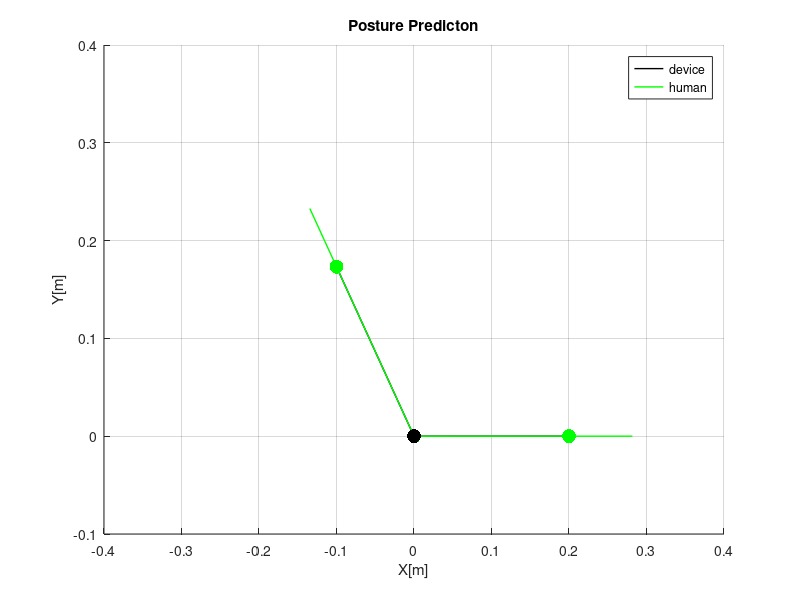

Reproduce this figure in MATLAB. (Note: this script raises an error after producing the figure.)
clc
clear 
close all

%% import - result.txt로 계산데이터 저장

G1 = importdata('result.txt');

%% input - 원하는 각도 1도 단위로 입력(베이스링크, 팔꿈치)

device_baselink_angle = 0
device_elbow_angle = 120

%% 상수 73kg, 1741mm 남성

L_h_u = 0.2817; % 신체 상완 길이(m)
L_h_f = 0.2689; % 신체 전완 길이(m)
L_d_u = 0.2; % 디바이스 상완 길이(m)
L_d_f = 0.2; % 디바이스 전완 길이(m)

m_h_u = 1.9783; % 신체 상완 질량(kg)
m_h_f = 1.1826; % 신체 전완 질량(kg)
m_d_u = 2; % 디바이스 상완 질량(kg)
m_d_f = 2; % 디바이스 전완 질량(kg)

G_h_u = 0.4228; % 신체 상완 무게중심 위치
G_h_f = 0.4574; % 신체 전완 무게중심 위치
G_d_u = 0.5; % 로봇 상완 무게중심 위치
G_d_f = 0.5; % 로봇 전완 무게중심 위치

K_u = 10000; % 신체 상완 길이방향 스프링강성(N/m)
K_f = 10000; % 신체 전완 길이방향 스프링강성(N/m)
K_t_u = 10000; % 신체 상완 비틀림 스프링강성(N*m/rad)
K_t_f = 10000; % 신체 전완 비틀림 스프링강성(N*m/rad)
q_u_0 = 0; % 신체 상완 비틀림 스프링 각도 초기값(rad)
q_f_0 = 0; % 신체 전완 비틀림 스프링 각도 초기값(rad)

g = 9.81; % 중력가속도(m/s^2)

l_s_u_0 = L_h_u - L_d_u ; % 신체 상완 스프링 길이 초기값(m) 
l_s_f_0 = L_h_f - L_d_f ; % 신체 전완 스프링 길이 초기값(m)

%% 각 변수들 상관관계(수학적 모델링에서 도출되는 수식)

% result에 저장된 값 찾아서 호출
q_u = deg2rad(G1(find(G1(:,1)==device_baselink_angle&G1(:,2)==device_elbow_angle),4));  
q_f = deg2rad(G1(find(G1(:,1)==device_baselink_angle&G1(:,2)==device_elbow_angle),5)); 

d_d = deg2rad(device_elbow_angle);

l_s_u = (L_h_u*sin(q_f - d_d + q_u) + L_d_f*sin(q_f) + L_d_u*sin(d_d - q_f))/sin(q_f - d_d + q_u);
l_s_f = (L_h_f*sin(q_f - d_d + q_u) + L_d_u*sin(q_u) + L_d_f*sin(d_d - q_u))/sin(q_f - d_d + q_u);

h_d = d_d - q_u - q_f;

baselink_angle = deg2rad(device_baselink_angle);

%% calculate safety -

Mu = K_t_u*q_u;
Mf = K_t_f*q_f;
Fu = K_u*(l_s_u - l_s_u_0);
Ff = K_u*(l_s_f - l_s_f_0);
AS = rad2deg(h_d) - rad2deg(d_d); % elbow joint 유사성

if(abs(Fu)>10)
    SFu = 10^(-10);
else
    SFu = (-1/10)*abs(Fu)+1;
end

if(abs(Mu)>10)
    SMu = 10^(-10);
else
    SMu = (-1/10)*abs(Mu)+1;
end

if(abs(Ff)>10)
    SFf = 10^(-10);
else
    SFf = (-1/10)*abs(Ff)+1;
end

if(abs(Mf)>10)
    SMf = 10^(-10);
else
    SMf = (-1/10)*abs(Mf)+1;
end

%

if(abs(AS)>4)
    Sa = 10^(-10);
else
    Sa = (-1/4)*abs(AS)+1;
end

%

St  = SFu*SMu*SFf*SMf*Sa;
if(St<=10^(-10))
    Stotal = 0;
else
    Stotal = 0.1*(10 + log(St));
end

%% figure 1 - human posture prediction

x = (L_d_f*cos(baselink_angle + q_u)*sin(q_f) + L_d_u*sin(d_d - q_f)*cos(baselink_angle + q_u) + L_d_u*sin(q_f - d_d + q_u)*cos(baselink_angle))/sin(q_f - d_d + q_u);
y = (L_d_f*sin(baselink_angle + q_u)*sin(q_f) + L_d_u*sin(d_d - q_f)*sin(baselink_angle + q_u) + L_d_u*sin(q_f - d_d + q_u)*sin(baselink_angle))/sin(q_f - d_d + q_u);

x_d_u = L_d_u * cos(baselink_angle + 0); % 디바이스 상완 x축 좌표값
y_d_u = L_d_u * sin(baselink_angle + 0); % 디바이스 상완 y축 좌표값

x_d_f = L_d_f * cos(baselink_angle + d_d); % 디바이스 전완 x축 좌표값
y_d_f = L_d_f * sin(baselink_angle + d_d); % 디바이스 전완 y축 좌표값

x_h_f = x + L_h_f * cos(baselink_angle + q_u + h_d); % 인체 전완 x축 좌표값
y_h_f = y + L_h_f * sin(baselink_angle + q_u + h_d); % 인체 전완 y축 좌표값

x_h_u = x + L_h_u * cos(baselink_angle + q_u); % 인체 상완 x축 좌표값
y_h_u = y + L_h_u * sin(baselink_angle + q_u); % 인체 전완 y축 좌표값

set(figure(1),'position',[50,550,400,250])
set(gca,'GridColor','black')
     
title('Posture Predicton')

xlabel('X[m]');
ylabel('Y[m]');
xticks(-0.4:0.1:0.4)
xlim([-0.4 0.4]);
yticks(-0.1:0.1:0.4)
ylim([-0.1 0.4]);

hold on;
grid on;

line([0 x_d_f],[0 y_d_f],'color','black','LineWidth',1); 
line([x x_h_f],[y y_h_f],'color','green','LineWidth',1);
line([0 x_d_u],[0 y_d_u],'color','black','LineWidth',1);
line([x x_h_u],[y y_h_u],'color','green','LineWidth',1);

plot(x,y,'g.','MarkerSize',30);
plot(x_d_f,y_d_f,'g.','MarkerSize',30);
plot(x_d_u,y_d_u,'g.','MarkerSize',30);
plot(0,0,'black.','MarkerSize',30);

legend({'device','human'})

txt1 = ['device elbow angle : ' num2str(round(rad2deg(d_d),4)) '°'];
txt2 = ['human elbow angle : ' num2str(round(rad2deg(h_d),4)) '°'];
text(-0.39,0.375,txt1)
text(-0.39,0.325,txt2)

%% figure 2 - interaction force

set(figure(2),'position',[500,550,400,400])
set(gca,'GridColor','black')
title('Interaction Force')

colororder({'red','blue'})

yyaxis left
ylabel('moment[Nm]');
yticks(-10:2:10)
ylim([-10 10])

yyaxis right
ylabel('force[N]')
yticks(-10:2:10)
ylim([-10 10])

hold on;
grid on;

X1 = categorical({'Mu','Fu','Mf','Ff'});
X1 = reordercats(X1,{'Mu','Fu','Mf','Ff'});
Y1 = round([Mu Fu Mf Ff],2);

bar1 = bar(X1,Y1,'FaceColor','flat');

xtips1 = bar1(1).XEndPoints;
ytips1 = bar1(1).YEndPoints;
labels1 = string(bar1(1).YData);
text(xtips1,ytips1,labels1,'HorizontalAlignment','center','VerticalAlignment','bottom');

bar1.CData(1,:) = [1 0 0];
bar1.CData(2,:) = [0 0 1];
bar1.CData(3,:) = [1 0 0];
bar1.CData(4,:) = [0 0 1];

yline(0,'color','black','lineStyle','-')

%% figure 3 -  result of device safety

set(figure(3),'position',[950,550,400,400])
set(gca,'GridColor','black')
title('Result of Device Safety')

hold on;
grid on;

X2 = categorical({'Mu','Fu','Mf','Ff','AS','Total'});
X2 = reordercats(X2,{'Mu','Fu','Mf','Ff','AS','Total'});
Y2 = [SMu SFu SMf SFf Sa Stotal];

bar2 = bar(X2,Y2,'FaceColor','flat');

xtips1 = bar2(1).XEndPoints;
ytips1 = bar2(1).YEndPoints;
labels1 = string(bar2(1).YData);
text(xtips1,ytips1,labels1,'HorizontalAlignment','center','VerticalAlignment','bottom');

ylabel('Safety Score')
yticks(0:0.1:1)
ylim([0 1])

bar2.CData(1,:) = [1 0 0];
bar2.CData(2,:) = [0 0 1];
bar2.CData(3,:) = [1 0 0];
bar2.CData(4,:) = [0 0 1];
bar2.CData(5,:) = [0 1 0];
bar2.CData(6,:) = [0 0 0];

%% figure 4 - spider plot

figure(4)
set(figure(4),'position',[1400,550,400,400])

% Initialize data points
D1 = [SMu SFu SMf SFf Sa];
D2 = [0 0 0 0 0]; % 나중에 여러 그래프를 동시에 plot하고 싶을 때 사용 
D3 = [0 0 0 0 0]; 
P = [D1; D2; D3];

% Spider plot
spider_plot(P,...
    'AxesLabels', {'Mu', 'Fu', 'Mf', 'Ff', 'A.S.'},...
    'AxesInterval', 4,...
    'AxesPrecision', 1,...
    'AxesDisplay', ['one'],...
    'AxesLimits', [0, 0, 0, 0, 0; 1, 1, 1, 1, 1],...
    'FillOption', 'on',...
    'FillTransparency', 0.2,...
    'Color', [1, 0, 0; 0, 0, 0; 0, 0, 0],...
    'LineStyle', {'-', '-', '-'},...
    'LineWidth', [1, 1, 1],...
    'LineTransparency', 1,...
    'Marker', {'o', 'o', 'o'},...
    'MarkerSize', [10, 10, 10],...
    'MarkerTransparency', 1,...
    'AxesFont', 'Times New Roman',...
    'LabelFont', 'Times New Roman',...
    'AxesFontSize', 8,...
    'LabelFontSize', 10,...
    'Direction', 'clockwise',...
    'AxesDirection', {'noraml', 'normal', 'normal', 'normal', 'normal'},...
    'AxesLabelsOffset', 0.1,...
    'AxesDataOffset', 0.1,...
    'AxesScaling', 'linear',...
    'AxesColor', [0.6, 0.6, 0.6],...
    'AxesLabelsEdge', 'none',...
    'AxesOffset', 0,...
    'AxesZoom', 0.6,...
    'AxesHorzAlign', 'quadrant',...
    'AxesVertAlign', 'quadrant',...
    'PlotVisible', 'on',...
    'AxesTickLabels', 'data',...
    'AxesInterpreter', 'tex',...
    'BackgroundColor' , 'w',...
    'MinorGrid', 'off',...
    'MinorGridInterval', 2,...
    'AxesZero', 'off',...
    'AxesZeroColor', 'k',...
    'AxesZeroWidth', 2,...
    'AxesRadial', 'on',...
    'AxesAngular', 'on',...
    'AxesShaded', 'off',...
    'AxesShadedLimits', [],...
    'AxesShadedColor', 'g',...
    'AxesShadedTransparency', 0.2,...
    'AxesLabelsRotate', 'off');

hold on;

txt3 = ['Total Safety Score : ' num2str(Stotal)];
text(-0.7,-1.2,txt3)

% Title and legend settings
title(sprintf('Result of Device Safety'));
%legend_str = {'ideal'};
%legend(legend_str, 'Location', 'northwest');

%% print

disp('------------------------------')
disp('Output Parameter')

disp(sprintf('device elbow angle : %d°',rad2deg(d_d)))
disp(sprintf('human elbow angle : %d°',rad2deg(h_d)))

disp(sprintf('Interaction Force(M.u.) : %dNm',Mu))
disp(sprintf('Interaction Force(F.u.) : %dN',Fu))
disp(sprintf('Interaction Force(M.f.) : %dNm',Mf))
disp(sprintf('Interaction Force(F.f.) : %dN',Ff))

disp(sprintf('Safety Score(M.u.) : %d',SMu))
disp(sprintf('Safety Score(F.u.) : %d',SFu))
disp(sprintf('Safety Score(M.f.) : %d',SMf))
disp(sprintf('Safety Score(F.f.) : %d',SFf))
disp(sprintf('Safety Score(AS) : %d',Sa))
disp(sprintf('Safety Score(Total) : %d',Stotal))